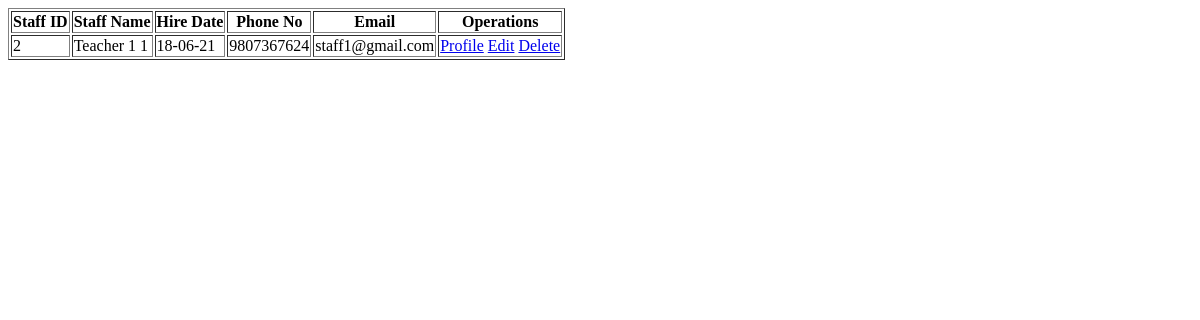
Page /Parent/parent-index.php (signed in) on the earlier database version.
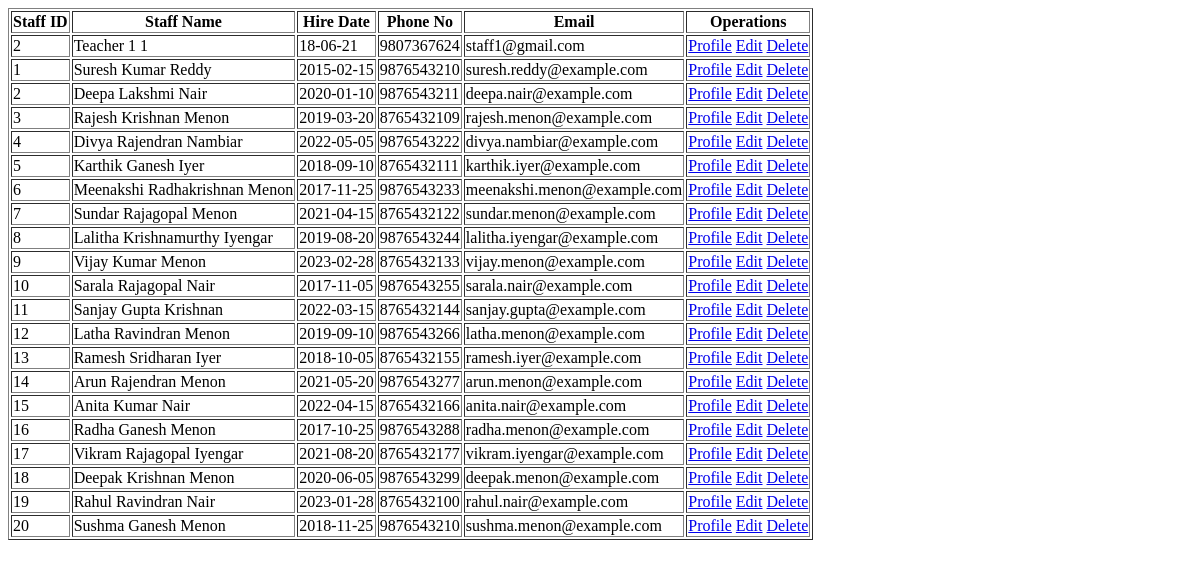
Same page on the later database version.
### tables this page shows
CREATE TABLE `teacher_info` (
  `teacher_id` int(11) NOT NULL,
  `first_name` varchar(30) NOT NULL,
  `middle_name` varchar(30) NOT NULL,
  `last_name` varchar(30) NOT NULL,
  `father_name` varchar(50) NOT NULL,
  `email` varchar(30) NOT NULL,
  `phone_no` varchar(11) NOT NULL,
  `profile_image` blob NOT NULL,
  `teacher_status` varchar(10) NOT NULL,
  `application_status` varchar(10) NOT NULL,
  `cnic` varchar(15) NOT NULL,
  `dob` varchar(15) NOT NULL,
  `other_phone` int(11) NOT NULL,
  `gender` varchar(10) NOT NULL,
  `permanent_address` varchar(100) NOT NULL,
  `current_address` varchar(100) NOT NULL,
  `place_of_birth` varchar(50) NOT NULL,
  `matric_complition_date` varchar(10) NOT NULL,
  `matric_awarded_date` varchar(10) NOT NULL,
  `matric_certificate` varchar(100) NOT NULL,
  `fa_complition_date` varchar(10) NOT NULL,
  `fa_awarded_date` varchar(10) NOT NULL,
  `fa_certificate` varchar(100) NOT NULL,
  `ba_complition_date` varchar(10) NOT NULL,
  `ba_awarded_date` varchar(10) NOT NULL,
  `ba_certificate` varchar(100) NOT NULL,
  `ma_complition_date` varchar(10) NOT NULL,
  `ma_awarded_date` varchar(100) NOT NULL,
  `ma_certificate` varchar(101) NOT NULL,
  `last_qualification` varchar(20) NOT NULL,
  `state` varchar(20) NOT NULL,
  `hire_date` varchar(10) NOT NULL
);

### Parent/parent-index.php (the view, shortened to what this page needs)
<!DOCTYPE html>
<html lang="en">
<head>
</head>
<body>
    <?php
    $query = "SELECT * FROM teacher_info";
$result = mysqli_query($connection, $query);
echo '<table border="1">
        <tr>
            <th>Staff ID</th>
            <th>Staff Name</th>
            <th>Hire Date</th>
            <th>Phone No</th>
            <th>Email</th>
            <th>Operations</th>
        </tr>';
while ($row = mysqli_fetch_assoc($result)) {
    $teacher_id = $row['teacher_id'];
    $full_name = $row['first_name'] . ' ' . $row['middle_name'] . ' ' . $row['last_name'];
    $hire_date = $row['hire_date'];
    $phone_no = $row['phone_no'];
    $email = $row['email'];
    echo '<tr>
            <td>'.$teacher_id.'</td>
            <td>'.$full_name.'</td>
            <td>'.$hire_date.'</td>
            <td>'.$phone_no.'</td>
            <td>'.$email.'</td>
            <td>
                <a href="profile_teacher.php?teacher_id='.$teacher_id.'">Profile</a>
                <a href="edit_teacher.php?teacher_id='.$teacher_id.'">Edit</a>
                <a href="javascript:void(0);" onclick="confirmDelete('.$teacher_id.')">Delete</a>
            </td>
        </tr>';
}
echo '</table>';
    ?>
</body>
</html>

Differences in the rows shown:
added teacher_info: teacher "1", full_name "Suresh Kumar Reddy", hire_date "2015-02-15", phone_no "9876543210", email "suresh.reddy@example.com"
added teacher_info: teacher "2", full_name "Deepa Lakshmi Nair", hire_date "2020-01-10", phone_no "9876543211", email "deepa.nair@example.com"
added teacher_info: teacher "3", full_name "Rajesh Krishnan Menon", hire_date "2019-03-20", phone_no "8765432109", email "rajesh.menon@example.com"
added teacher_info: teacher "4", full_name "Divya Rajendran Nambiar", hire_date "2022-05-05", phone_no "9876543222", email "divya.nambiar@example.com"
added teacher_info: teacher "5", full_name "Karthik Ganesh Iyer", hire_date "2018-09-10", phone_no "8765432111", email "karthik.iyer@example.com"
added teacher_info: teacher "6", full_name "Meenakshi Radhakrishnan Menon", hire_date "2017-11-25", phone_no "9876543233", email "meenakshi.menon@example.com"
added teacher_info: teacher "7", full_name "Sundar Rajagopal Menon", hire_date "2021-04-15", phone_no "8765432122", email "sundar.menon@example.com"
added teacher_info: teacher "8", full_name "Lalitha Krishnamurthy Iyengar", hire_date "2019-08-20", phone_no "9876543244", email "lalitha.iyengar@example.com"
added teacher_info: teacher "9", full_name "Vijay Kumar Menon", hire_date "2023-02-28", phone_no "8765432133", email "vijay.menon@example.com"
added teacher_info: teacher "10", full_name "Sarala Rajagopal Nair", hire_date "2017-11-05", phone_no "9876543255", email "sarala.nair@example.com"
added teacher_info: teacher "11", full_name "Sanjay Gupta Krishnan", hire_date "2022-03-15", phone_no "8765432144", email "sanjay.gupta@example.com"
added teacher_info: teacher "12", full_name "Latha Ravindran Menon", hire_date "2019-09-10", phone_no "9876543266", email "latha.menon@example.com"
added teacher_info: teacher "13", full_name "Ramesh Sridharan Iyer", hire_date "2018-10-05", phone_no "8765432155", email "ramesh.iyer@example.com"
added teacher_info: teacher "14", full_name "Arun Rajendran Menon", hire_date "2021-05-20", phone_no "9876543277", email "arun.menon@example.com"
added teacher_info: teacher "15", full_name "Anita Kumar Nair", hire_date "2022-04-15", phone_no "8765432166", email "anita.nair@example.com"
added teacher_info: teacher "16", full_name "Radha Ganesh Menon", hire_date "2017-10-25", phone_no "9876543288", email "radha.menon@example.com"
added teacher_info: teacher "17", full_name "Vikram Rajagopal Iyengar", hire_date "2021-08-20", phone_no "8765432177", email "vikram.iyengar@example.com"
added teacher_info: teacher "18", full_name "Deepak Krishnan Menon", hire_date "2020-06-05", phone_no "9876543299", email "deepak.menon@example.com"
added teacher_info: teacher "19", full_name "Rahul Ravindran Nair", hire_date "2023-01-28", phone_no "8765432100", email "rahul.nair@example.com"
added teacher_info: teacher "20", full_name "Sushma Ganesh Menon", hire_date "2018-11-25", phone_no "9876543210", email "sushma.menon@example.com"
